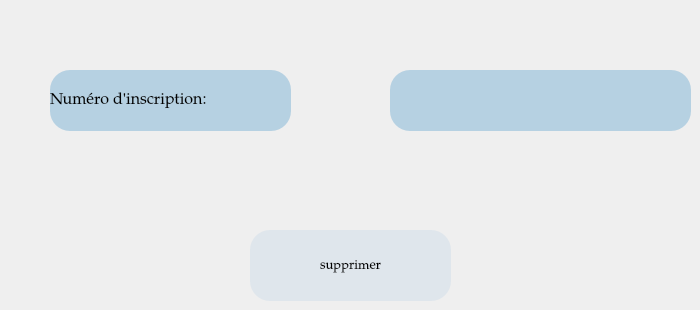
      <widget class="QWidget" name="supp_inscri">
       <widget class="QLabel" name="label_16">
        <property name="geometry">
         <rect>
          <x>50</x>
          <y>70</y>
          <width>241</width>
          <height>61</height>
         </rect>
        </property>
        <property name="font">
         <font>
          <family>Palatino Linotype</family>
          <pointsize>12</pointsize>
          <weight>50</weight>
          <italic>false</italic>
          <bold>false</bold>
         </font>
        </property>
        <property name="styleSheet">
         <string notr="true">background-color: rgb(182, 209, 226);
color: rgb(0, 0, 0);
font: 12pt &quot;Palatino Linotype&quot;;
background-color: rgb(182, 209, 226);
border-radius:20px;</string>
        </property>
        <property name="text">
         <string>Numéro d'inscription:</string>
        </property>
       </widget>
       <widget class="QLineEdit" name="inscri1">
        <property name="geometry">
         <rect>
          <x>390</x>
          <y>70</y>
          <width>301</width>
          <height>61</height>
         </rect>
        </property>
        <property name="font">
         <font>
          <family>Palatino Linotype</family>
          <pointsize>12</pointsize>
          <weight>50</weight>
          <italic>false</italic>
          <bold>false</bold>
         </font>
        </property>
        <property name="styleSheet">
         <string notr="true">font: 12pt &quot;Palatino Linotype&quot;;
background-color: rgb(182, 209, 226);
border-radius:20px;</string>
        </property>
       </widget>
       <widget class="QPushButton" name="supp_etudi">
        <property name="geometry">
         <rect>
          <x>250</x>
          <y>230</y>
          <width>201</width>
          <height>71</height>
         </rect>
        </property>
        <property name="font">
         <font>
          <family>Palatino Linotype</family>
          <pointsize>10</pointsize>
          <weight>50</weight>
          <bold>false</bold>
         </font>
        </property>
        <property name="styleSheet">
         <string notr="true">border-radius:20px;
background-color: rgb(197, 225, 236);
color: rgb(0, 0, 0);
background-color: rgb(223, 230, 236);</string>
        </property>
        <property name="text">
         <string>supprimer</string>
        </property>
       </widget>
      </widget>
